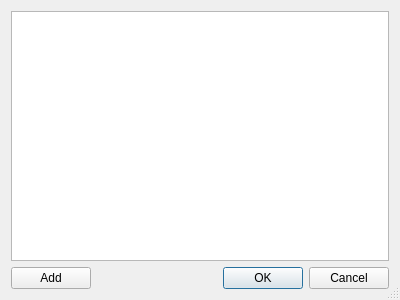
<?xml version="1.0" encoding="UTF-8"?>
<ui version="4.0">
 <class>EmoticonViewer</class>
 <widget class="QDialog" name="EmoticonViewer">
  <property name="geometry">
   <rect>
    <x>0</x>
    <y>0</y>
    <width>400</width>
    <height>300</height>
   </rect>
  </property>
  <property name="contextMenuPolicy">
   <enum>Qt::DefaultContextMenu</enum>
  </property>
  <property name="windowTitle">
   <string>Emoticons</string>
  </property>
  <property name="sizeGripEnabled">
   <bool>true</bool>
  </property>
  <layout class="QVBoxLayout" name="verticalLayout">
   <item>
    <widget class="QListView" name="listView">
     <property name="horizontalScrollBarPolicy">
      <enum>Qt::ScrollBarAsNeeded</enum>
     </property>
     <property name="editTriggers">
      <set>QAbstractItemView::EditKeyPressed|QAbstractItemView::SelectedClicked</set>
     </property>
     <property name="uniformItemSizes">
      <bool>true</bool>
     </property>
    </widget>
   </item>
   <item>
    <layout class="QHBoxLayout" name="bottomLayout">
     <item>
      <widget class="QPushButton" name="addButton">
       <property name="sizePolicy">
        <sizepolicy hsizetype="Minimum" vsizetype="Fixed">
         <horstretch>0</horstretch>
         <verstretch>0</verstretch>
        </sizepolicy>
       </property>
       <property name="text">
        <string>Add</string>
       </property>
      </widget>
     </item>
     <item>
      <widget class="QDialogButtonBox" name="buttons">
       <property name="standardButtons">
        <set>QDialogButtonBox::Cancel|QDialogButtonBox::Ok</set>
       </property>
      </widget>
     </item>
    </layout>
   </item>
  </layout>
 </widget>
 <resources/>
 <connections/>
</ui>
